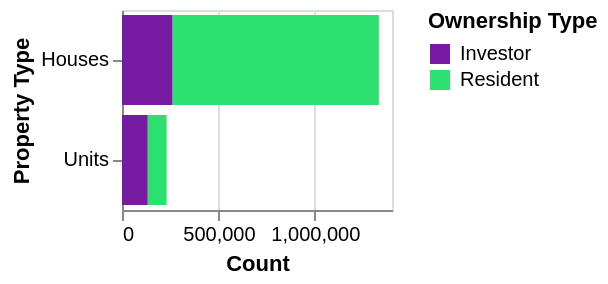

The Vega-Lite source for this figure:
### Vega-Lite specification from a JSON file in a GitHub repository (floating-point values rounded to 4 significant figures)
{"$schema": "https://vega.github.io/schema/vega-lite/v5.json", "width": 135, "height": 100, "config": {"background": null}, "data": {"values": [{"ptype": "Houses", "own_type": "Investor ", "count": 262412}, {"ptype": "Units", "own_type": "Investor ", "count": 133689}, {"ptype": "Houses", "own_type": "Resident ", "count": 1069628}, {"ptype": "Units", "own_type": "Resident ", "count": 97607}]}, "mark": "bar", "encoding": {"x": {"field": "count", "type": "quantitative", "title": "Count"}, "y": {"field": "ptype", "type": "nominal", "title": "Property Type"}, "color": {"field": "own_type", "title": "Ownership Type", "scale": {"domain": ["Investor ", "Resident "], "range": ["#771CA2", "#2DE171"]}}, "tooltip": [{"field": "ptype", "type": "nominal", "title": "Property TypE"}, {"field": "own_type", "type": "nominal", "title": "Ownership Type"}, {"field": "count", "type": "nominal", "title": "Count of Properties"}]}}
